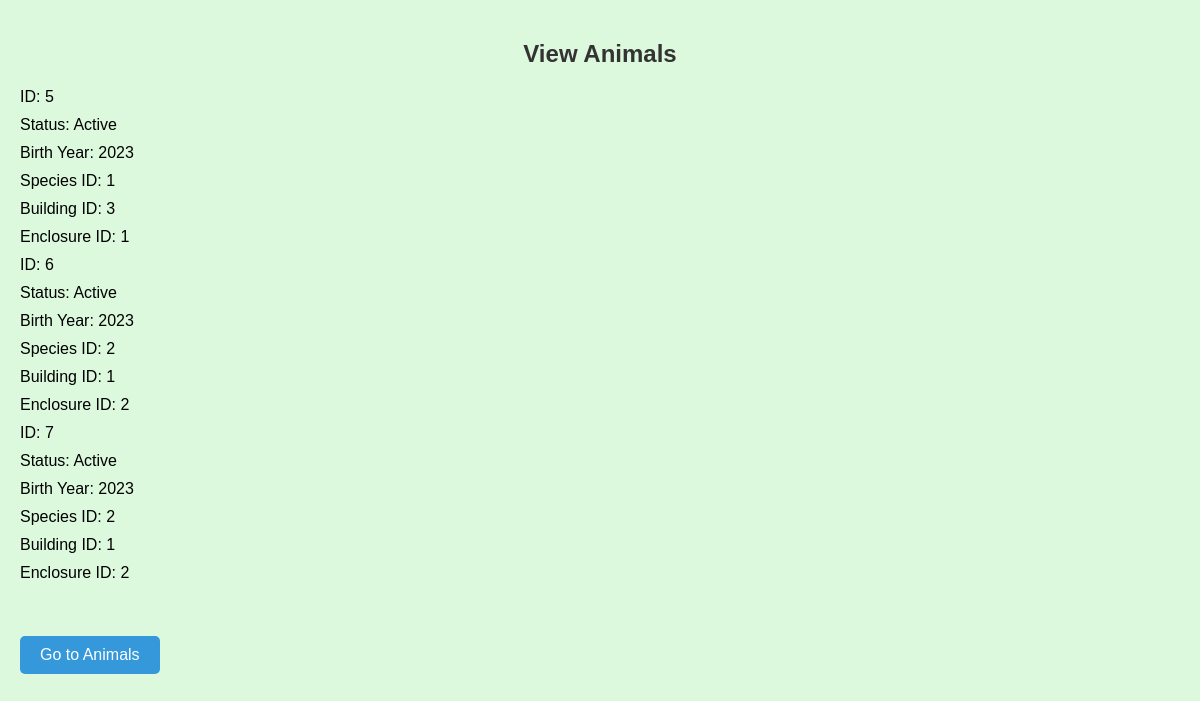
The page /animal/view_animal.php on the database its author committed.
### tables this page shows
CREATE TABLE IF NOT EXISTS `animal` (
  `ID` int(11) NOT NULL AUTO_INCREMENT,
  `Status` varchar(255) NOT NULL,
  `BirthYear` year(4) NOT NULL,
  `SpeciesID` int(11) DEFAULT NULL,
  `EnclosureID` int(11) DEFAULT NULL,
  `BuildingID` int(11) DEFAULT NULL,
  PRIMARY KEY (`ID`),
  KEY `BuildingID` (`BuildingID`),
  KEY `SpeciesID` (`SpeciesID`),
  KEY `EnclosureID` (`EnclosureID`),
  CONSTRAINT `animal_ibfk_1` FOREIGN KEY (`BuildingID`) REFERENCES `building` (`ID`),
  CONSTRAINT `animal_ibfk_2` FOREIGN KEY (`SpeciesID`) REFERENCES `species` (`ID`),
  CONSTRAINT `animal_ibfk_3` FOREIGN KEY (`EnclosureID`) REFERENCES `enclosure` (`ID`)
);

### animal/view_animal.php (the view, shortened to what this page needs)
<?php
include '../includes/db_connection.php';
$animalsSql = "SELECT * FROM Animal";
$animalsResult = $conn->query($animalsSql);
?>
<!DOCTYPE html>
<html lang="en">
<head>
</head>
<body>
    <h2>View Animals</h2>
    <?php if ($animalsResult->num_rows > 0) : ?>
        <ul>
            <?php while ($animal = $animalsResult->fetch_assoc()) : ?>
                <li>ID:</strong> <?php echo $animal['ID']; ?> </li>
                <li>Status:</strong> <?php echo $animal['Status']; ?> </li>
                <li>Birth Year:</strong> <?php echo $animal['BirthYear']; ?> </li>
                <li>Species ID:</strong> <?php echo $animal['SpeciesID']; ?> </li>
                <li>Building ID:</strong> <?php echo $animal['BuildingID']; ?> </li>
                <li>Enclosure ID:</strong> <?php echo $animal['EnclosureID']; ?></li>
            <?php endwhile; ?>
        </ul>
    <?php else : ?>
        <p>No animals found.</p>
    <?php endif; ?>
    <br>
    <a href="view_animals.php">Go to Animals</a>
</body>
</html>

### animal/view_animal.php (style rules this page uses)
body { font-family: Arial, sans-serif; background-color: rgba(144, 238, 144, 0.3); margin: 0; padding: 20px; }
h2 { text-align: center; color: #333; }
ul { list-style-type: none; padding: 0; }
li { margin-bottom: 10px; }
a { display: inline-block; padding: 10px 20px; background-color: #3498db; color: #fff; text-decoration: none; border-radius: 5px; margin-top: 20px; }

### rows shown on the page
animal: ID "5", Status "Active", BirthYear "2023", SpeciesID "1", BuildingID "3", EnclosureID "1"
animal: ID "6", Status "Active", BirthYear "2023", SpeciesID "2", BuildingID "1", EnclosureID "2"
animal: ID "7", Status "Active", BirthYear "2023", SpeciesID "2", BuildingID "1", EnclosureID "2"
